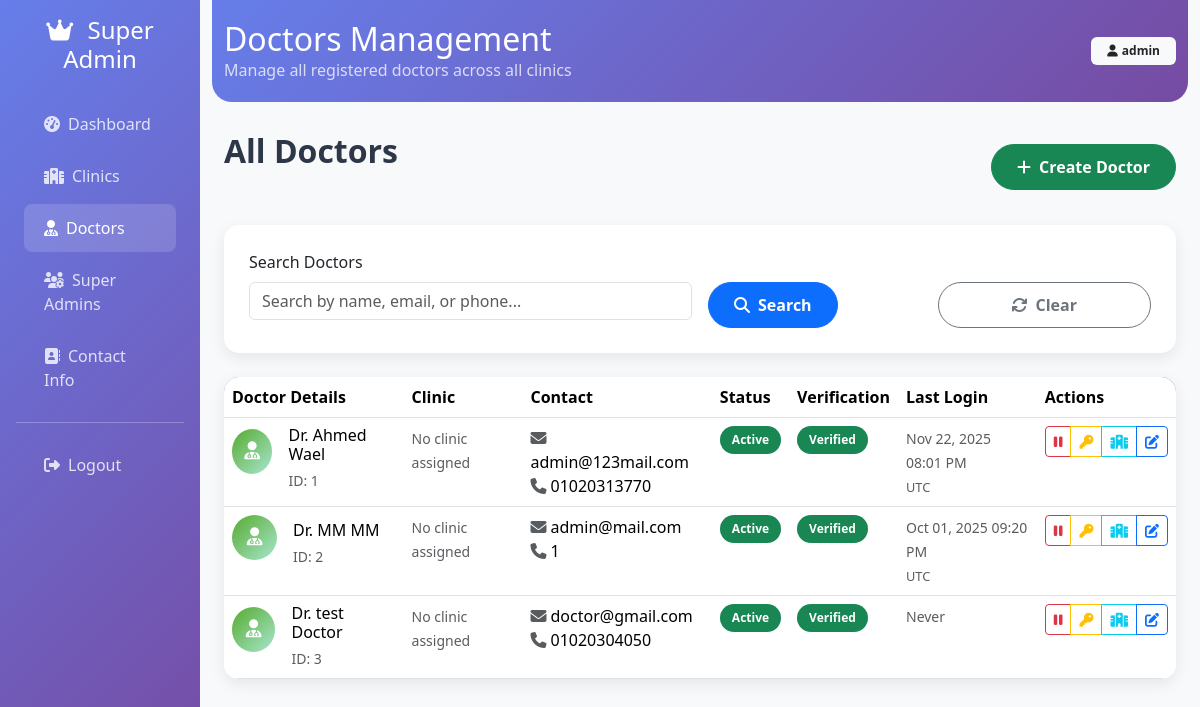
The app's page /superadmin/doctors (signed in), older data.
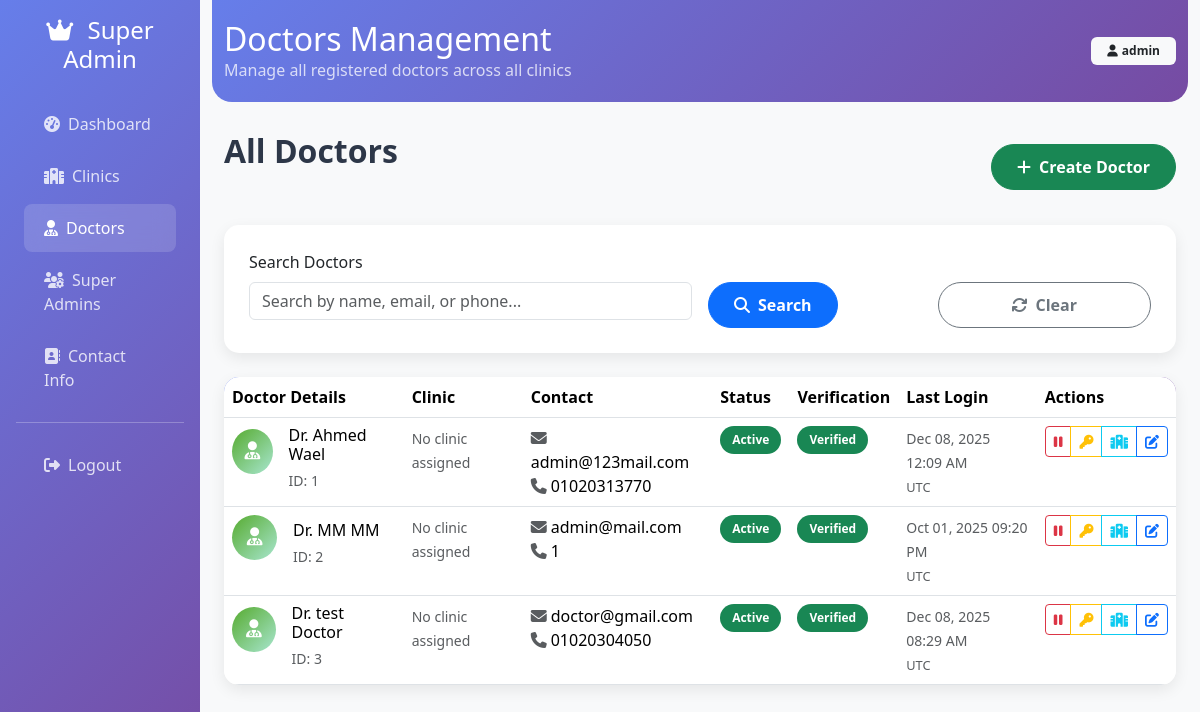
The same page, newer data.
### models.py (models this page shows, shortened)
class Doctor(UserMixin, db.Model):
    __tablename__ = 'doctor'
    id = db.Column(db.Integer, primary_key=True)
    clinic_id = db.Column(db.Integer, db.ForeignKey('clinic.id'), nullable=True)
    first_name = db.Column(db.String(100), nullable=False)
    last_name = db.Column(db.String(100), nullable=False)
    email = db.Column(db.String(120), unique=True, nullable=False)
    phone = db.Column(db.String(20), unique=True, nullable=False)
    password = db.Column(db.String(200), nullable=False)
    verified = db.Column(db.Boolean, default=False)
    is_active = db.Column(db.Boolean, default=True)
    role = db.Column(db.String(50), default='doctor')  # doctor, admin
    created_at = db.Column(db.DateTime, default=datetime.utcnow)
    last_login = db.Column(db.DateTime)
    patients = db.relationship('Patient', backref='doctor', lazy=True)

### app.py (the view, shortened to what this page needs)
@app.route('/superadmin/doctors')
@login_required
def superadmin_doctors():
    if not isinstance(current_user, SuperAdmin):
        flash('Access denied. Super Admin privileges required.', 'danger')
        return redirect(url_for('login'))
    page = request.args.get('page', 1, type=int)
    search = request.args.get('search', '', type=str)
    query = Doctor.query.join(Clinic, Doctor.clinic_id == Clinic.id, isouter=True)
    doctors = query.paginate(page=page, per_page=20, error_out=False)
    clinics = Clinic.query.filter_by(is_active=True).all()
    return render_template('superadmin/doctors.html', doctors=doctors, search=search, clinics=clinics)

### app.py (called while the page is built, shortened)
def convert_to_utc_time(time_obj):
    if time_obj is None:
        return None
    if time_obj.tzinfo is not None:
        return time_obj.astimezone(pytz.utc)
    return pytz.utc.localize(time_obj)

@app.template_filter('utc_time')
def utc_time_filter(time_obj):
    if time_obj is None:
        return None
    utc_time = convert_to_utc_time(time_obj)
    return utc_time

@login_manager.user_loader
def load_user(user_id):
    if user_id.startswith('doctor_'):
        actual_id = int(user_id.replace('doctor_', ''))
        user = Doctor.query.get(actual_id)
        if user:
            return user
    elif user_id.startswith('superadmin_'):
        actual_id = int(user_id.replace('superadmin_', ''))
        user = SuperAdmin.query.get(actual_id)
        if user:
            return user
    return None

### models.py (called while the page is built, shortened)
    @classmethod
    def get_contact_info(cls):
        info = cls.query.first()
        return info

### templates/superadmin/doctors.html (shortened to what the changed rows need)
{% extends "superadmin/base.html" %}
{% block header_title %}Doctors Management{% endblock %}
{% block content %}
<div class="d-flex justify-content-between align-items-center mb-4">
    <h2 class="page-title">All Doctors</h2>
</div>
<div class="table-custom">
    {% if doctors.items %}
    <table class="table table-hover mb-0">
        <thead>
            <tr>
                <th>Doctor Details</th>
                <th>Clinic</th>
                <th>Contact</th>
                <th>Status</th>
                <th>Verification</th>
                <th>Last Login</th>
                <th>Actions</th>
            </tr>
        </thead>
        <tbody>
            {% for doctor in doctors.items %}
            <tr>
                <td>
                    <div class="d-flex align-items-center">
                        <div class="stats-icon bg-gradient-success me-3" style="width: 45px; height: 45px; font-size: 18px;">
                            <i class="fas fa-user-md"></i>
                        </div>
                        <div>
                            <h6 class="mb-1">Dr. {{ doctor.first_name }} {{ doctor.last_name }}</h6>
                            <small class="text-muted">ID: {{ doctor.id }}</small>
                        </div>
                    </div>
                </td>
                <td>
                    {% if doctor.clinic %}
                    <div>
                        <h6 class="mb-0">{{ doctor.clinic.name }}</h6>
                        <small class="text-muted">{{ doctor.clinic.subscription_type.title() }} Plan</small>
                    </div>
                    {% else %}
                    <small class="text-muted">No clinic assigned</small>
                    {% endif %}
                </td>
                <td>
                    <div>
                        <div><i class="fas fa-envelope text-muted me-1"></i>{{ doctor.email }}</div>
                        <div><i class="fas fa-phone text-muted me-1"></i>{{ doctor.phone }}</div>
                    </div>
                </td>
                <td>
                    <span class="badge badge-custom bg-{{ 'success' if doctor.is_active else 'danger' }}">
                        {{ 'Active' if doctor.is_active else 'Inactive' }}
                    </span>
                </td>
                <td>
                    <span class="badge badge-custom bg-{{ 'success' if doctor.verified else 'warning' }}">
                        {{ 'Verified' if doctor.verified else 'Unverified' }}
                    </span>
                </td>
                <td>
                    {% if doctor.last_login %}
                    {% set utc_time = doctor.last_login | utc_time %}
                    <small class="text-muted">{{ utc_time.strftime('%b %d, %Y %I:%M %p') if utc_time else 'Never' }}</small>
                    <br><small class="text-muted" style="font-size: 0.8em;">UTC</small>
                    {% else %}
                    <small class="text-muted">Never</small>
                    {% endif %}
                </td>
                <td>
                    <div class="btn-group btn-group-sm">
                        <button class="btn btn-outline-{{ 'danger' if doctor.is_active else 'success' }}"
                                onclick="toggleDoctorStatus({{ doctor.id }}, {{ doctor.is_active|lower }})"
                                title="{{ 'Deactivate' if doctor.is_active else 'Activate' }}">
                            <i class="fas fa-{{ 'pause' if doctor.is_active else 'play' }}"></i>
                        </button>
                        <button class="btn btn-outline-warning"
                                onclick="showResetPasswordModal({{ doctor.id }}, '{{ doctor.first_name }} {{ doctor.last_name }}')"
                                title="Reset Password">
                            <i class="fas fa-key"></i>
                        </button>
                        <button class="btn btn-outline-info"
                                onclick="showAssignClinicModal({{ doctor.id }}, '{{ doctor.first_name }} {{ doctor.last_name }}', {{ doctor.clinic_id or 'null' }})"
                                title="Assign Clinic">
                            <i class="fas fa-hospital"></i>
                        </button>
                        <a href="{{ url_for('superadmin_edit_doctor', doctor_id=doctor.id) }}"
                           class="btn btn-outline-primary btn-sm"
                           title="Edit Doctor">
                            <i class="fas fa-edit"></i>
                        </a>
                    </div>
                </td>
            </tr>
            {% endfor %}
        </tbody>
    </table>
    {% endif %}
</div>
{% endblock %}

Row changes from the older to the newer data that the page shows:
changed Doctor "Ahmed": utc_time "Nov 22, 2025 08:01 PM" → "Dec 08, 2025 12:09 AM"
changed Doctor "test": utc_time (not shown) → "Dec 08, 2025 08:29 AM"; last_login "Never" → "UTC"
